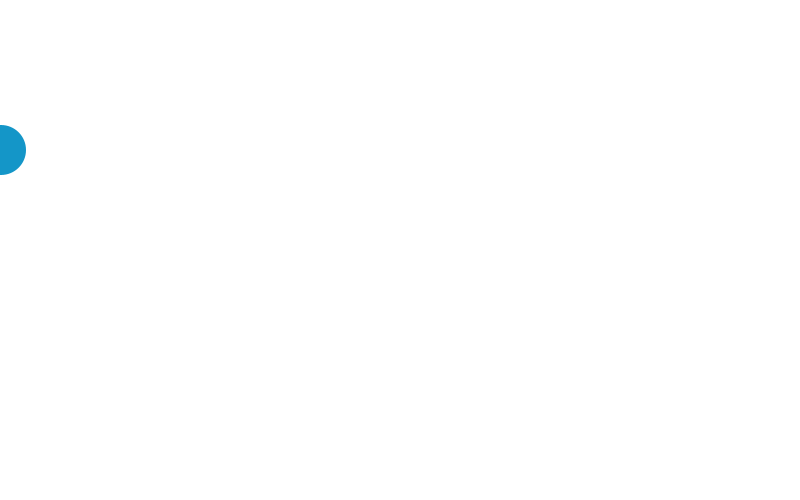
Frame 1 (no input)
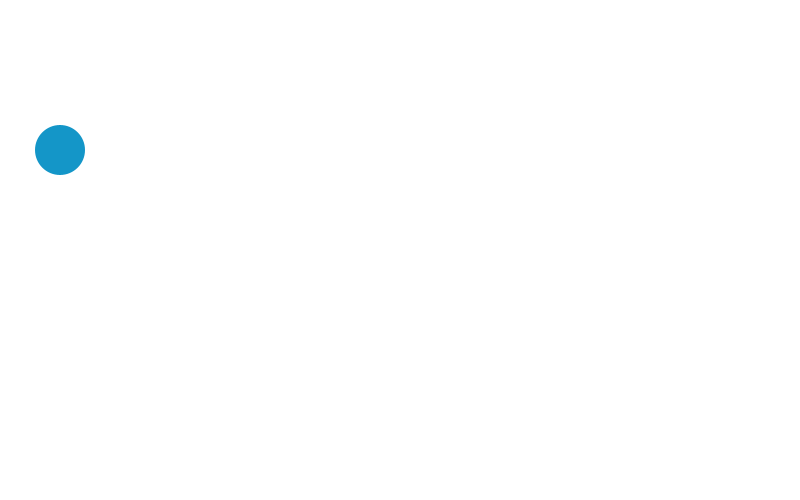
Frame 60 (the mouse pressed at the canvas centre just before this capture)
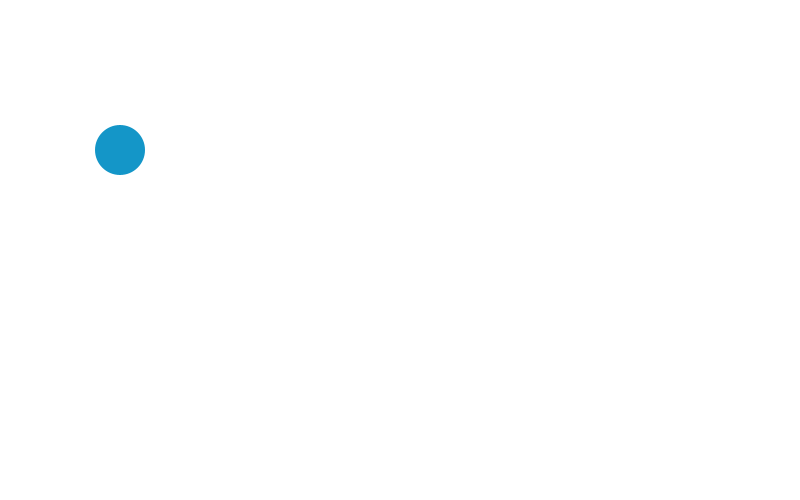
Frame 120 (the mouse held since frame 60 and released just before this capture)

The Processing sketch that drew these frames (run headless with seeded random() and noise(); from frame 60 on, the mouse is pressed at the canvas centre):

// Processing sketch: setup_draw
// ── setup_draw.pde
// Inicializamos la variable para la posición en X
int posX;
int posY;
int speedX = 1;
int speedY = 1;

void setup() {
  size(800, 500);
}

void draw() {
  background(255);
  posX = posX + speedX;
  
  // condicion1    OR condicion2
  if(posX >= width || posX <= 0) {
    speedX = speedX * -1;
  }
  
  if(posY >= height || posY <= 0) {
    speedY = speedY * -1;
  }

  fill(20, 150, 200);
  noStroke();
  ellipse(posX, 150, 50, 50);
  
}
